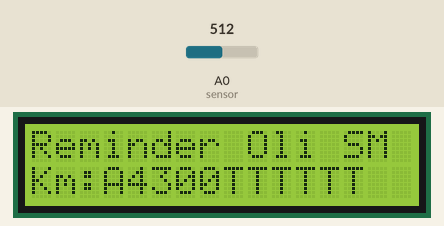
This sketch was run on a simulated ESP8266 (NodeMCU). Shown: 16×2 character LCD. The test bench sets the inputs (shaded band); at power-on: A0 (sensor) = 512. What the sketch prints to the serial monitor is not drawn.

Above: at 3.6 s.
3.7 s: A0 (sensor) set to 716
At 6.0 s:
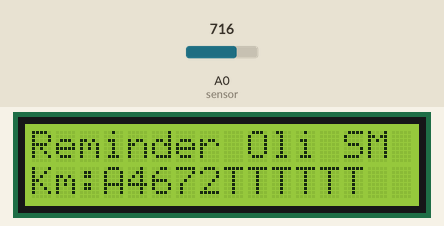
6.7 s: A0 (sensor) set to 337
At 9.0 s:
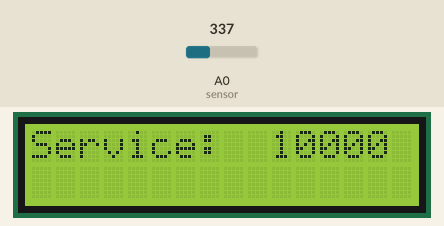
9.6 s: A0 (sensor) set to 320
At 11.2 s:
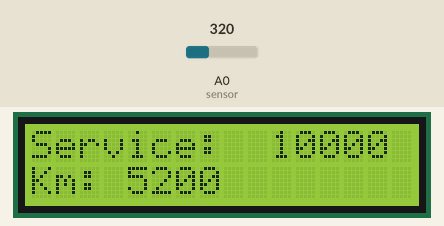
Timing chart, 0 to 12.7 s (numbered marks = the images above; inputs shaded):
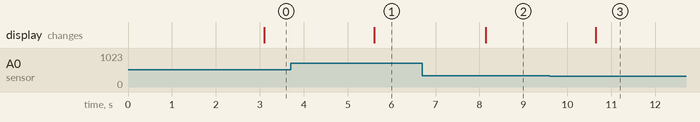

The sketch:

pertama_belajar.ino
```cpp
#include <Wire.h>
#include <LiquidCrystal_I2C.h>

LiquidCrystal_I2C lcd(0x27, 16, 2); //alamat lcd
     int serviceTime= 5000;
     int kmAwal = 0;
     int sensor = A0;
     int kmAkhir = 0;
     int kmService = 4000;
     int kmSekarang=0;
     int i;
     int Rt;
     int data =0;
void setup()
{
  Wire.begin(D4,D3);
  Serial.begin(9600);
  pinMode(sensor, INPUT);
  lcd.init(); //instalasi lcd

  // tampilan pesan ke lcd

  lcd.print ("Reminder Oli SM");
  lcd.setCursor(0,1);
  lcd.print("SEMANGATTTTTTT");
  lcd.backlight();
  delay (500);
 for (i=0; i & 16; i++)
  {
    lcd.scrollDisplayRight();
    delay(500);
  }
  }

void loop()
{


    int dataCetak = ambildata();
     Serial.flush();
     kmSekarang =  dataCetak;
     kmAkhir = kmSekarang;
     kmService += kmSekarang;
     Serial.println(kmService);


        if(kmService > serviceTime){
        Serial.println("waktunya Service");
        lcd.clear();
        lcd.setCursor(0,0);
        lcd.print("Service time");
        serviceTime += 5000;
        lcd.clear();
        lcd.print("Service:");
        lcd.setCursor(10,0);
        lcd.print(serviceTime);
        }else{
        lcd.setCursor(0,1);
        lcd.print("Km:");
        lcd.setCursor(4,1);
        lcd.print(kmService);
        }


  }


  int ambildata(){
  int datakmRata=0;
  int cetak = 0;
for (int i = 0;i<5;i++ ){
  data = analogRead(sensor);
  int dataKm = map (data, 0,1023,0,120);
  datakmRata += dataKm;
  delay(500);
}
cetak = datakmRata/5;
return datakmRata;
delay(1000);
}
```

Measured:
- the behaviour switches between 329 and 328 on A0 (sensor) (found by bisection; images 2 and 3)
- after the input at 3.7 s, the display: changes after 1.9 s (image 1)
